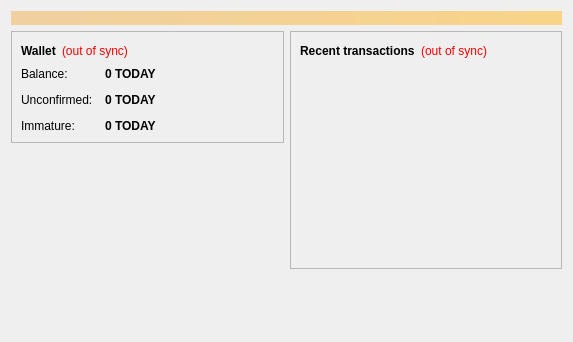
<?xml version="1.0" encoding="UTF-8"?>
<ui version="4.0">
 <class>OverviewPage</class>
 <widget class="QWidget" name="OverviewPage">
  <property name="geometry">
   <rect>
    <x>0</x>
    <y>0</y>
    <width>573</width>
    <height>342</height>
   </rect>
  </property>
  <property name="windowTitle">
   <string>Form</string>
  </property>
  <layout class="QVBoxLayout" name="topLayout">
   <item>
    <widget class="QLabel" name="labelAlerts">
     <property name="visible">
      <bool>false</bool>
     </property>
     <property name="styleSheet">
      <string notr="true">background-color: qlineargradient(x1: 0, y1: 0, x2: 1, y2: 0, stop:0 #F0D0A0, stop:1 #F8D488); color:#000000;</string>
     </property>
     <property name="wordWrap">
      <bool>true</bool>
     </property>
     <property name="margin">
      <number>3</number>
     </property>
    </widget>
   </item>
   <item>
    <layout class="QHBoxLayout" name="horizontalLayout" stretch="1,1">
     <item>
      <layout class="QVBoxLayout" name="verticalLayout_2">
       <item>
        <widget class="QFrame" name="frame">
         <property name="frameShape">
          <enum>QFrame::StyledPanel</enum>
         </property>
         <property name="frameShadow">
          <enum>QFrame::Raised</enum>
         </property>
         <layout class="QVBoxLayout" name="verticalLayout_4">
          <item>
           <layout class="QHBoxLayout" name="horizontalLayout_4">
            <item>
             <widget class="QLabel" name="label_5">
              <property name="font">
               <font>
                <weight>75</weight>
                <bold>true</bold>
               </font>
              </property>
              <property name="text">
               <string>Wallet</string>
              </property>
             </widget>
            </item>
            <item>
             <widget class="QLabel" name="labelWalletStatus">
              <property name="toolTip">
               <string>The displayed information may be out of date. Your wallet automatically synchronizes with the TodayImage network after a connection is established, but this process has not completed yet.</string>
              </property>
              <property name="styleSheet">
               <string notr="true">QLabel { color: red; }</string>
              </property>
              <property name="text">
               <string notr="true">(out of sync)</string>
              </property>
              <property name="alignment">
               <set>Qt::AlignLeading|Qt::AlignLeft|Qt::AlignVCenter</set>
              </property>
             </widget>
            </item>
            <item>
             <spacer name="horizontalSpacer_2">
              <property name="orientation">
               <enum>Qt::Horizontal</enum>
              </property>
              <property name="sizeHint" stdset="0">
               <size>
                <width>40</width>
                <height>20</height>
               </size>
              </property>
             </spacer>
            </item>
           </layout>
          </item>
          <item>
           <layout class="QFormLayout" name="formLayout_2">
            <property name="fieldGrowthPolicy">
             <enum>QFormLayout::AllNonFixedFieldsGrow</enum>
            </property>
            <property name="horizontalSpacing">
             <number>12</number>
            </property>
            <property name="verticalSpacing">
             <number>12</number>
            </property>
            <item row="0" column="0">
             <widget class="QLabel" name="label">
              <property name="text">
               <string>Balance:</string>
              </property>
             </widget>
            </item>
            <item row="0" column="1">
             <widget class="QLabel" name="labelBalance">
              <property name="font">
               <font>
                <weight>75</weight>
                <bold>true</bold>
               </font>
              </property>
              <property name="cursor">
               <cursorShape>IBeamCursor</cursorShape>
              </property>
              <property name="toolTip">
               <string>Your current balance</string>
              </property>
              <property name="text">
               <string notr="true">0 TODAY</string>
              </property>
              <property name="textInteractionFlags">
               <set>Qt::LinksAccessibleByMouse|Qt::TextSelectableByKeyboard|Qt::TextSelectableByMouse</set>
              </property>
             </widget>
            </item>
            <item row="1" column="0">
             <widget class="QLabel" name="label_3">
              <property name="text">
               <string>Unconfirmed:</string>
              </property>
             </widget>
            </item>
            <item row="1" column="1">
             <widget class="QLabel" name="labelUnconfirmed">
              <property name="font">
               <font>
                <weight>75</weight>
                <bold>true</bold>
               </font>
              </property>
              <property name="cursor">
               <cursorShape>IBeamCursor</cursorShape>
              </property>
              <property name="toolTip">
               <string>Total of transactions that have yet to be confirmed, and do not yet count toward the current balance</string>
              </property>
              <property name="text">
               <string notr="true">0 TODAY</string>
              </property>
              <property name="textInteractionFlags">
               <set>Qt::LinksAccessibleByMouse|Qt::TextSelectableByKeyboard|Qt::TextSelectableByMouse</set>
              </property>
             </widget>
            </item>
            <item row="2" column="0">
             <widget class="QLabel" name="labelImmatureText">
              <property name="text">
               <string>Immature:</string>
              </property>
             </widget>
            </item>
            <item row="2" column="1">
             <widget class="QLabel" name="labelImmature">
              <property name="font">
               <font>
                <weight>75</weight>
                <bold>true</bold>
               </font>
              </property>
              <property name="toolTip">
               <string>Mined balance that has not yet matured</string>
              </property>
              <property name="text">
               <string notr="true">0 TODAY</string>
              </property>
              <property name="textInteractionFlags">
               <set>Qt::LinksAccessibleByMouse|Qt::TextSelectableByKeyboard|Qt::TextSelectableByMouse</set>
              </property>
             </widget>
            </item>
           </layout>
          </item>
         </layout>
        </widget>
       </item>
       <item>
        <spacer name="verticalSpacer">
         <property name="orientation">
          <enum>Qt::Vertical</enum>
         </property>
         <property name="sizeHint" stdset="0">
          <size>
           <width>20</width>
           <height>40</height>
          </size>
         </property>
        </spacer>
       </item>
      </layout>
     </item>
     <item>
      <layout class="QVBoxLayout" name="verticalLayout_3">
       <item>
        <widget class="QFrame" name="frame_2">
         <property name="frameShape">
          <enum>QFrame::StyledPanel</enum>
         </property>
         <property name="frameShadow">
          <enum>QFrame::Raised</enum>
         </property>
         <layout class="QVBoxLayout" name="verticalLayout">
          <item>
           <layout class="QHBoxLayout" name="horizontalLayout_2">
            <item>
             <widget class="QLabel" name="label_4">
              <property name="text">
               <string>&lt;b&gt;Recent transactions&lt;/b&gt;</string>
              </property>
             </widget>
            </item>
            <item>
             <widget class="QLabel" name="labelTransactionsStatus">
              <property name="toolTip">
               <string>The displayed information may be out of date. Your wallet automatically synchronizes with the TodayImage network after a connection is established, but this process has not completed yet.</string>
              </property>
              <property name="styleSheet">
               <string notr="true">QLabel { color: red; }</string>
              </property>
              <property name="text">
               <string notr="true">(out of sync)</string>
              </property>
              <property name="alignment">
               <set>Qt::AlignRight|Qt::AlignTrailing|Qt::AlignVCenter</set>
              </property>
             </widget>
            </item>
            <item>
             <spacer name="horizontalSpacer">
              <property name="orientation">
               <enum>Qt::Horizontal</enum>
              </property>
              <property name="sizeHint" stdset="0">
               <size>
                <width>40</width>
                <height>20</height>
               </size>
              </property>
             </spacer>
            </item>
           </layout>
          </item>
          <item>
           <widget class="QListView" name="listTransactions">
            <property name="styleSheet">
             <string notr="true">QListView { background: transparent; }</string>
            </property>
            <property name="frameShape">
             <enum>QFrame::NoFrame</enum>
            </property>
            <property name="verticalScrollBarPolicy">
             <enum>Qt::ScrollBarAlwaysOff</enum>
            </property>
            <property name="horizontalScrollBarPolicy">
             <enum>Qt::ScrollBarAlwaysOff</enum>
            </property>
            <property name="selectionMode">
             <enum>QAbstractItemView::NoSelection</enum>
            </property>
           </widget>
          </item>
         </layout>
        </widget>
       </item>
       <item>
        <spacer name="verticalSpacer_2">
         <property name="orientation">
          <enum>Qt::Vertical</enum>
         </property>
         <property name="sizeHint" stdset="0">
          <size>
           <width>20</width>
           <height>40</height>
          </size>
         </property>
        </spacer>
       </item>
      </layout>
     </item>
    </layout>
   </item>
  </layout>
 </widget>
 <resources/>
 <connections/>
</ui>
